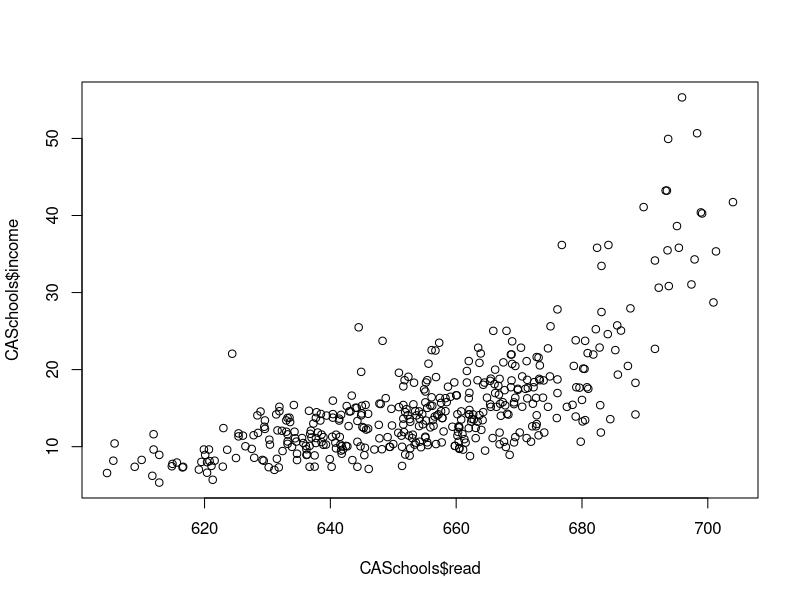

This chart was generated by the following R code: (Note: this script raises an error after producing the figure.)
## ---- chunk 1
library(AER)

data("CASchools")

head(CASchools)
## ---- chunk 2
CASchools$avg_test_scores = CASchools$read + CASchools$math / 2
CASchools$ratio = CASchools$students/CASchools$teachers
## ---- chunk 3
m <- lm(CASchools$avg_test_scores ~ CASchools$ratio + CASchools$expenditure)

summary(m)
## ---- chunk 4
m2 <- lm(CASchools$read ~ CASchools$income)

summary(m2)

plot(CASchools$read, CASchools$income)
## ---- chunk 5
# What is the story of this?
m3 <- lm( ~ income + ratio, data = CASchools)

summary(m3)
## ---- chunk 6
plot(CASchools$avg_test_scores, CASchools$ratio)
## ---- chunk 7
plot(CASchools$avg_test_scores, CASchools$expenditure)
